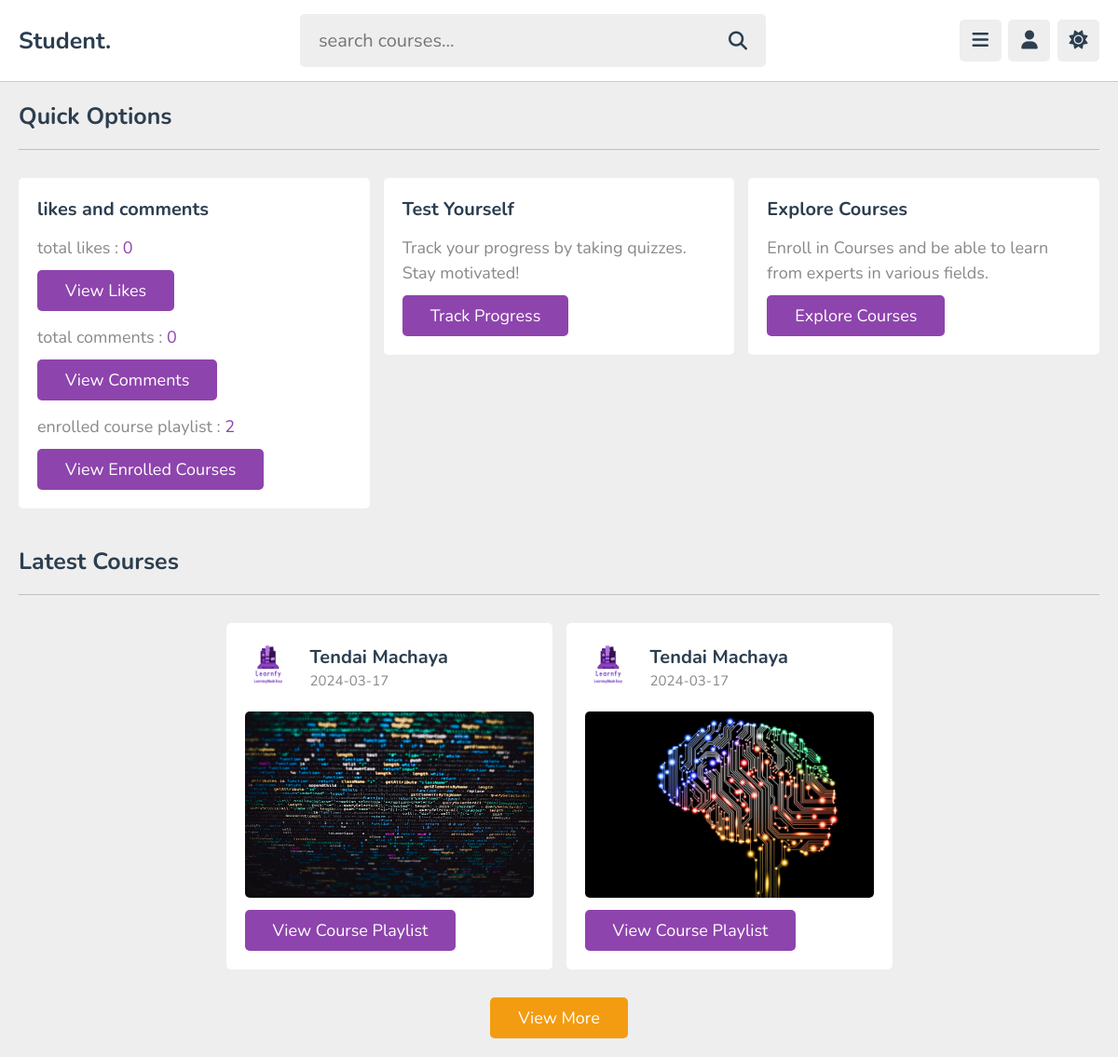
The app's page /view/home.php (signed in) with its own data.
### tables this page shows
CREATE TABLE `Course` (
  `CourseID` int(11) NOT NULL,
  `CourseName` varchar(255) DEFAULT NULL,
  `Description` text DEFAULT NULL,
  `InstructorID` int(11) DEFAULT NULL,
  `image` varchar(100) NOT NULL,
  `cstatus` varchar(20) NOT NULL DEFAULT 'de-active',
  `date` date NOT NULL DEFAULT current_timestamp()
);

CREATE TABLE `Users` (
  `sid` int(20) NOT NULL,
  `rid` int(20) NOT NULL,
  `pid` int(20) NOT NULL,
  `lname` varchar(50) NOT NULL,
  `fname` varchar(50) NOT NULL,
  `iname` varchar(50) NOT NULL,
  `email` varchar(50) NOT NULL,
  `password` varchar(255) NOT NULL,
  `image` varchar(100) NOT NULL
);

### view/home.php (the view, shortened to what this page needs)
<?php
include '../settings/connection.php';
if(isset($_COOKIE['user_id'])){
   $user_id = $_COOKIE['user_id'];
}else{
   $user_id = '';
}
$select_likes_stmt = $conn->prepare("SELECT * FROM likes WHERE user_id = ?");
$select_likes_stmt->bind_param("s", $user_id);
$select_likes_stmt->execute();
$select_likes_result = $select_likes_stmt->get_result();
$total_likes = $select_likes_result->num_rows;
$select_comments_stmt = $conn->prepare("SELECT * FROM comments WHERE user_id = ?");
$select_comments_stmt->bind_param("s", $user_id);
$select_comments_stmt->execute();
$select_comments_result = $select_comments_stmt->get_result();
$total_comments = $select_comments_result->num_rows;
$select_bookmark_stmt = $conn->prepare("SELECT * FROM bookmark WHERE user_id = ?");
$select_bookmark_stmt->bind_param("s", $user_id);
$select_bookmark_stmt->execute();
$select_bookmark_result = $select_bookmark_stmt->get_result();
$total_bookmarked = $select_bookmark_result->num_rows;
?>
<!DOCTYPE html>
<html lang="en">
<head>
   <link rel="stylesheet" href="https://cdnjs.cloudflare.com/ajax/libs/font-awesome/6.1.2/css/all.min.css">
   <link rel="stylesheet" href="../css/style.css">
</head>
<body>
<?php include '../functions/user_header_fxn.php'; ?>
<section class="quick-select">
   <h1 class="heading">Quick Options</h1>
   <div class="box-container">
            <div class="box">
         <h3 class="title">likes and comments</h3>
         <p>total likes : <span><?= $total_likes; ?></span></p>
         <a href="likes.php" class="inline-btn">view likes</a>
         <p>total comments : <span><?= $total_comments; ?></span></p>
         <a href="comments.php" class="inline-btn">view comments</a>
         <p>enrolled course playlist : <span><?= $total_bookmarked; ?></span></p>
         <a href="bookmark.php" class="inline-btn">view enrolled courses</a>
      </div>
      <div class="box">
         <h3 class="title">Test Yourself</h3>
         <p class="description">Track your progress by taking quizzes. Stay motivated!</p>
         <a href="../view/quizpage.php" class="inline-btn">Track Progress</a>
      </div>
      <div class="box">
         <h3 class="title">Explore Courses</h3>
         <p class="description">Enroll in Courses and be able to learn from experts in various fields.</p>
         <a href="courses.php" class="inline-btn">Explore Courses</a>
      </div>
   </div>
</section>
<section class="courses">
   <h1 class="heading">latest courses</h1>
   <div class="box-container">
      <?php
         $select_courses_stmt = $conn->prepare("SELECT * FROM Course WHERE cstatus = ? ORDER BY date DESC LIMIT 6");
         $status = 'active';
         $select_courses_stmt->bind_param("s", $status);
         $select_courses_stmt->execute();
         $select_courses_result = $select_courses_stmt->get_result();
         if($select_courses_result->num_rows > 0){
            while($fetch_course = $select_courses_result->fetch_assoc()){
               $course_id = $fetch_course['CourseID'];
               $select_tutor_stmt = $conn->prepare("SELECT * FROM Users WHERE sid = ?");
               $select_tutor_stmt->bind_param("s", $fetch_course['InstructorID']);
               $select_tutor_stmt->execute();
               $select_tutor_result = $select_tutor_stmt->get_result();
               $fetch_tutor = $select_tutor_result->fetch_assoc();
      ?>
      <div class="box">
         <div class="tutor">
            <img src="../uploads/<?= $fetch_tutor['image']; ?>" alt="">
            <div>
               <h3><?= $fetch_tutor['fname']." ".$fetch_tutor['lname']; ?></h3>
               <span><?= $fetch_course['date']; ?></span>
            </div>
         </div>
         <div class="thumb">
         <img src="../uploads/<?= $fetch_course['image']; ?>" class="thumb" alt="">
         <h3 class="title"><?= $fetch_course['CourseName']; ?></h3>
         </div>
         <a href="playlist.php?get_id=<?= $course_id; ?>" class="inline-btn">view course playlist</a>
      </div>
      <?php
         }
      }else{
         echo '<p class="empty">no courses added yet!</p>';
      }
      ?>
   </div>
   <div class="more-btn">
      <a href="courses.php" class="inline-option-btn">view more</a>
   </div>
</section>
</body>

### css/style.css (style rules this page uses)
:root { --main-color:#8e44ad; --red:#e74c3c; --oragen:#f39c12; --white:#fff; --black:#2c3e50; --light-color:#888; --light-bg:#eee; --border:.1rem solid rgba(0,0,0,.2); }
* { font-family: 'Nunito', sans-serif; margin: 0; padding: 0; box-sizing: border-box; outline: none; border: none; text-decoration: none; }
html { font-size: 62.5%; overflow-x: hidden; }
body { background-color: var(--light-bg); padding-left: 30rem; }
section { padding:2rem; max-width: 1200px; margin: 0 auto; }
.btn, .option-btn, .delete-btn, .inline-btn, .inline-option-btn, .inline-delete-btn { border-radius: .5rem; padding: 1rem 3rem; font-size: 1.8rem; color: #fff; margin-top: 1rem; text-transform: capitalize; cursor: pointer; text-align: center; }
.inline-btn, .inline-option-btn, .inline-delete-btn { display: inline-block; }
.btn, .inline-btn { background-color: var(--main-color); }
.option-btn, .inline-option-btn { background-color: var(--oragen); }
.heading { padding-bottom: 1.8rem; border-bottom: var(--border); font-size: 2.5rem; color: var(--black); text-transform: capitalize; margin-bottom: 3rem; }
.quick-select .box-container { display: grid; grid-template-columns: repeat(auto-fit, minmax(27.5rem, 1fr)); gap: 1.5rem; align-items: flex-start; justify-content: center; }
.quick-select .box-container .box { border-radius: .5rem; background-color: var(--white); padding: 2rem; }
.quick-select .box-container .box .title { font-size: 2rem; color: var(--black); }
.quick-select .box-container .box p { line-height: 1.5; padding-top: 1.5rem; color: var(--light-color); font-size: 1.8rem; }
.quick-select .box-container .box p span { color: var(--main-color); }
.courses .box-container { display: grid; grid-template-columns: repeat(auto-fit, 35rem); gap: 1.5rem; align-items: flex-start; justify-content: center; }
.courses .box-container .box { border-radius: .5rem; background-color: var(--white); padding: 2rem; }
.courses .box-container .box .tutor { margin-bottom: 2rem; display: flex; align-items: center; gap: 2rem; }
.courses .box-container .box .tutor img { width: 5rem; height: 5rem; border-radius: 50%; object-fit: cover; margin-bottom: .5rem; }
.courses .box-container .box .tutor h3 { font-size: 2rem; color: var(--black); margin-bottom: .2rem; }
.courses .box-container .box .tutor span { font-size: 1.5rem; color: var(--light-color); }
.courses .box-container .box .thumb { width: 100%; border-radius: .5rem; height: 20rem; object-fit: cover; margin-bottom: .3rem; }
.courses .box-container .box .title { font-size: 2rem; color: var(--black); margin-top: .5rem; padding: .5rem 0; }
.courses .more-btn { margin-top: 2rem; text-align: center; }
@media (max-width:1200px) { body { padding-left: 0; } }

### records on screen
course: InstructorID.image (picture), InstructorID.fname "Tendai", InstructorID.lname "Machaya", date "2024-03-17", image (picture)
course: InstructorID.image (picture), InstructorID.fname "Tendai", InstructorID.lname "Machaya", date "2024-03-17", image (picture)

### other values on screen
$total_likes "0"
$total_comments "0"
$total_bookmarked "2"
